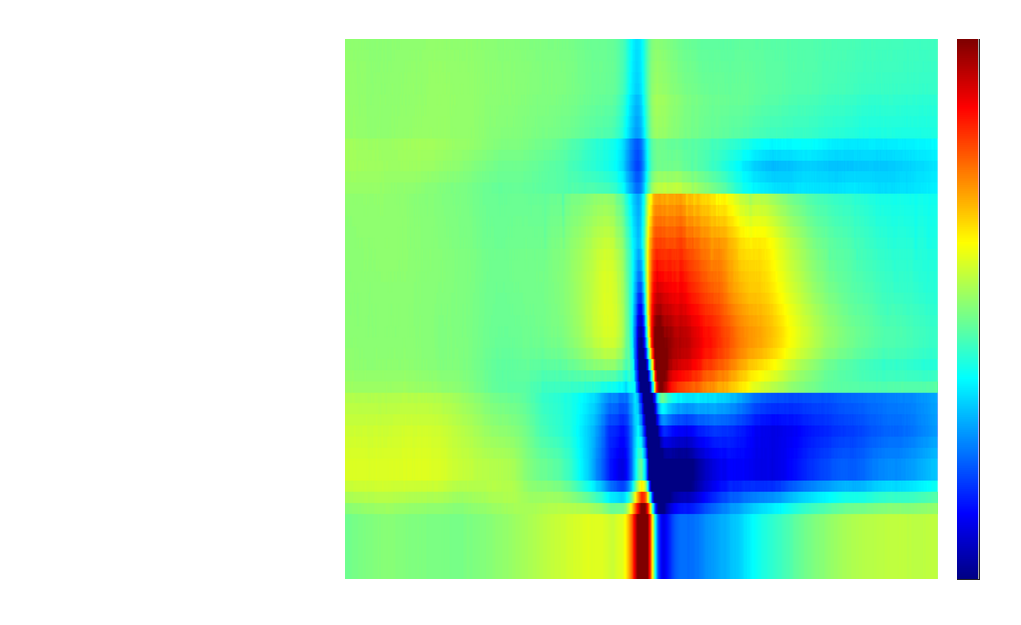
#> input picture _Jarvis/Lab Figures/_PTEN POSTER/code/v5/data/theta_E_canvas.png, 1021 x 625 px
$ python -i build_v4.py   (imports and definitions only)
#> lines starting #> are read from the running program, lines starting #| are printed output that depends on the picture
"""PTEN poster v4: Rain's in-progress deck (2026-11-27) with every section filled.

Keeps Rain's header (logos, title, authors, affiliations) and her section set; drops her review comments (answered in
SOURCES), the placeholders and the menu screenshots, and lays out three columns:
  left    Introduction (with the KCNT1 poster's dentate drawing, relabelled for PTEN), Methods, Isolating biomarkers
  middle  Behavior, Theta CSD and chemogenetic silencing
  right   IEDs and dentate spikes: the big picture; Discussion; Funding; References
Every panel carries a letter; each section ends in one figure legend (Rain: "titles ... are for us ... it should be
Figure A through D and then a figure legend"). Type is Aptos (Aptos Display for the title and headings), as on the
KCNT1 poster.

python build_v4.py RAIN.pptx OUT.pptx [measure.json]"""
import json
import os
import re
import shutil
import sys
import tempfile
import zipfile
from xml.sax.saxutils import escape

from PIL import Image

HERE = os.path.dirname(os.path.abspath(__file__))
OUT_DIR = os.path.join(HERE, "out")
V3 = os.path.join(HERE, "data", "v3_media")
E = 914400
GREEN, GOLD, INK, SOFT = "154734", "FFD416", "1E1E1E", "5F6B7A"
MEAS = {}

# ---------------------------------------------------------------- layout grid (inches)
COLS = {"L": (0.5, 15.0), "M": (15.95, 15.55), "R": (31.95, 15.55)}
HB = 3.35                               # header band (Rain's was 5.55)
TOP, BOTTOM, BAND, PAD, GAP = HB + 0.4, 35.5, 1.15, 0.4, 0.45
BODY, LEG, LETTER = 22, 17, 26          # pt: body text, figure legends, panel letters


class Deck:
    def __init__(self):
        self.shapes, self.media, self.nid = [], [], 200

    def id(self):
        self.nid += 1
        return self.nid

    # -------------------------------------------------------------- primitives
    # [61 lines left out: functions rect, line, text, pic, card, not called in this run]

    def letter(self, ch, x, y):
        self.text("Panel " + ch, x - 0.36, y - 0.08, 0.5, 0.45, [([(ch, dict(sz=LETTER, b=1, color=INK))], "l", 0)])


# [17 lines left out: function trimmed, not called in this run]


def fig(name):
    return os.path.join(OUT_DIR, name)


# [7 lines left out: function runs_md, not called in this run]


def legend(D, name, x, y, w, h, s):
    D.text(name, x, y, w, h, [(runs_md(s, LEG), "l", 0)])


# [207 lines left out: functions row, build, header, not called in this run]


def main(src, dst):
    tmp = tempfile.mkdtemp()
    with zipfile.ZipFile(src) as z:
        z.extractall(tmp)
    sp = os.path.join(tmp, "ppt", "slides", "slide1.xml")
    s = open(sp, encoding="utf8").read()
    head, tree_and_tail = s.split("<p:spTree>", 1)
    tree, tail = tree_and_tail.split("</p:spTree>", 1)
    grp = re.match(r"(<p:nvGrpSpPr>.*?</p:grpSpPr>)", tree, re.S).group(1)
    keep = []
    for m in re.finditer(r"<p:(sp|pic)>.*?</p:\1>", tree, re.S):
        sid = int(re.search(r'<p:cNvPr id="(\d+)"', m.group(0)).group(1))
        if sid <= 8:                                           # Rain's header: band, three logos, title, authors, affiliations
            x = header(sid, m.group(0))
            x = x.replace('typeface="Calibri"', 'typeface="Aptos Display"' if sid == 6 else 'typeface="Aptos"')
            keep.append(x)
    D = Deck()
    build(D)
    tail = re.sub(r"<p:extLst><p:ext uri=\"\{6950BFC3[^>]*>.*?</p:ext></p:extLst>", "", tail, flags=re.S)
    s = head + "<p:spTree>" + grp + "".join(keep) + "".join(D.shapes) + "</p:spTree>" + tail
    open(sp, "w", encoding="utf8").write(s)
    # relationships: drop Rain's pictures (except the header logos) and the comments; add ours
    rp = os.path.join(tmp, "ppt", "slides", "_rels", "slide1.xml.rels")
    r = open(rp, encoding="utf8").read()
    used = set(re.findall(r'r:embed="([^"]+)"', "".join(keep)))
    rels = re.findall(r"<Relationship [^>]*/>", r)
    out = []
    for rel in rels:
        rid = re.search(r'Id="([^"]+)"', rel).group(1)
        if "relationships/image" in rel and rid not in used:
            continue
        if "comments" in rel:
            continue
        out.append(rel)
    for rid, path, nm in D.media:
        shutil.copy(path, os.path.join(tmp, "ppt", "media", nm))
        out.append('<Relationship Id="%s" Type="http://schemas.openxmlformats.org/officeDocument/2006/relationships/image" '
                   'Target="../media/%s"/>' % (rid, nm))
    r = re.sub(r"<Relationship [^>]*/>", "", r).replace("</Relationships>", "".join(out) + "</Relationships>")
    open(rp, "w", encoding="utf8").write(r)
    # drop the comments part and media nothing uses
    cdir = os.path.join(tmp, "ppt", "comments")
    if os.path.isdir(cdir):
        shutil.rmtree(cdir)
    ct = os.path.join(tmp, "[Content_Types].xml")
    c = open(ct, encoding="utf8").read()
    c = re.sub(r'<Override PartName="/ppt/comments/[^>]*/>', "", c)
    if 'Extension="png"' not in c:
        c = c.replace("<Default ", '<Default Extension="png" ContentType="image/png"/><Default ', 1)
    open(ct, "w", encoding="utf8").write(c)
    all_rels = "".join(open(os.path.join(dp, f), encoding="utf8").read() for dp, _d, fs in os.walk(tmp) for f in fs if f.endswith(".rels"))
    for f in os.listdir(os.path.join(tmp, "ppt", "media")):
        if "media/" + f not in all_rels:
            os.remove(os.path.join(tmp, "ppt", "media", f))
    if os.path.exists(dst):
        os.remove(dst)
    with zipfile.ZipFile(dst, "w", zipfile.ZIP_DEFLATED) as z:
        names = []
        for dp, _d, fs in os.walk(tmp):
            for f in fs:
                names.append(os.path.relpath(os.path.join(dp, f), tmp).replace("\\", "/"))
        names.sort(key=lambda n: (n != "[Content_Types].xml", n))
        for n in names:
            z.write(os.path.join(tmp, n), n)
    shutil.rmtree(tmp)
    print("built", dst, "with", len(D.media), "pictures and", len(D.shapes), "new shapes")


# [2 lines not run here, left out]

>>> import cv2
>>> picture = cv2.imread('../v5/data/theta_E_canvas.png', cv2.IMREAD_GRAYSCALE)
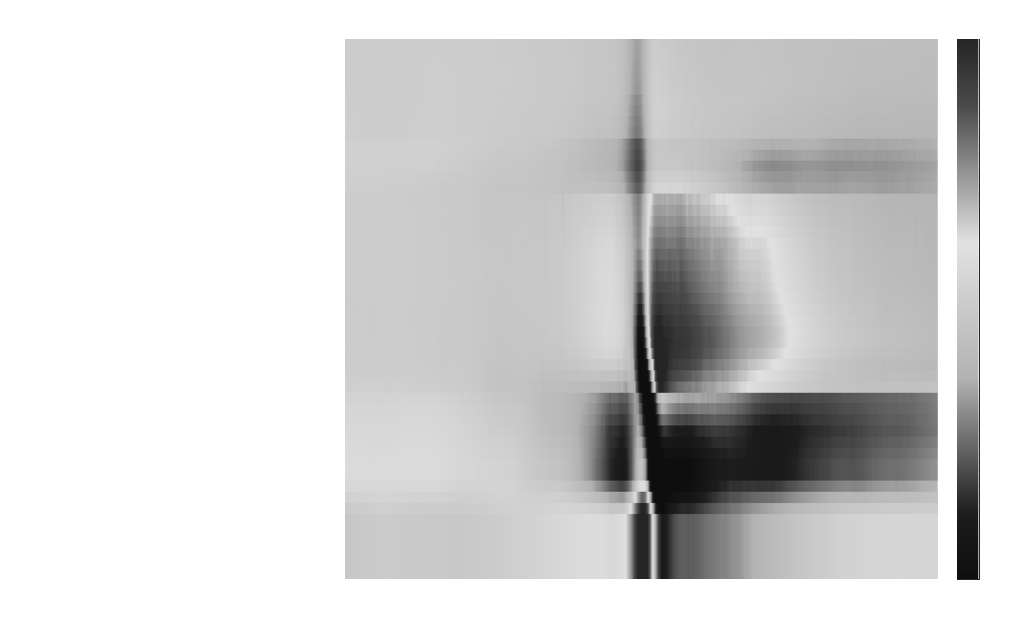
#> picture: shape (625, 1021); min 13, max 255, mean 212.9
>>> result = main(picture, 'out.png')
#> (the run stopped early here; a loop or call above may not have finished)

$ run again, on _Jarvis/Lab Figures/_PTEN POSTER/code/v5/data/theta_p25_49.png
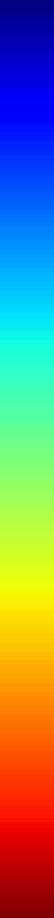
#> input picture _Jarvis/Lab Figures/_PTEN POSTER/code/v5/data/theta_p25_49.png, 27 x 459 px (shown 2 times larger)
#> `picture = cv2.imread('../v5/data/theta_E_canvas.png', cv2.IMREAD_GRAYS..`:
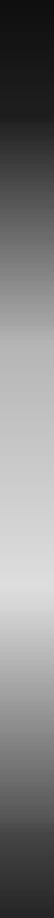
#> picture: shape (459, 27) (shown 2 times larger); min 14, max 221, mean 127.1
